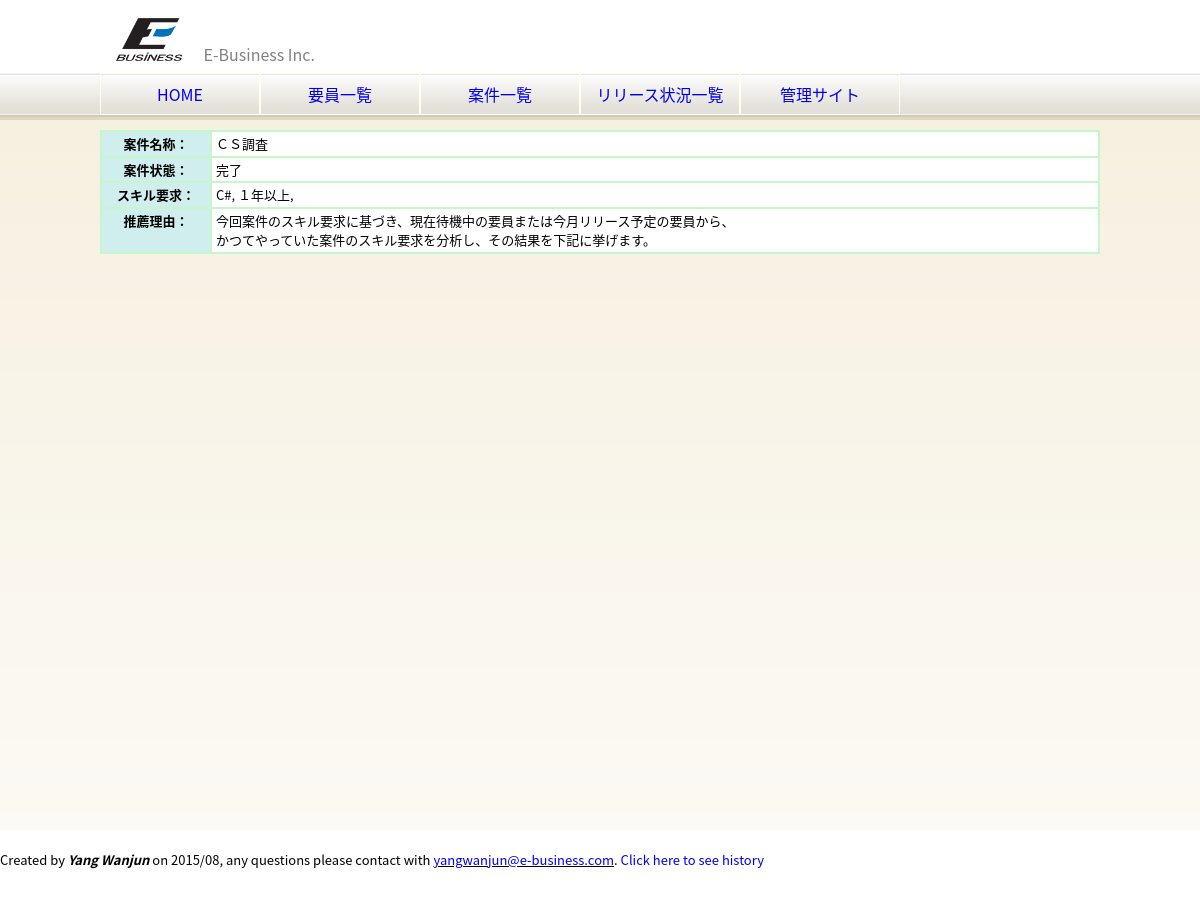
Screenshot of /eb/project/3/recommended_member.html with the database file from the repository.
### eb/models.py (models this page shows, shortened)
class Project(models.Model):
    name = models.CharField(blank=False, null=False, max_length=50, verbose_name=u"案件名称")
    description = models.TextField(blank=True, null=True, verbose_name=u"案件概要")
    skills = models.ManyToManyField(Skill, through='ProjectSkill', blank=True, null=True, verbose_name=u"スキル要求")
    start_date = models.DateField(blank=True, null=True, verbose_name=u"開始日")
    end_date = models.DateField(blank=True, null=True, verbose_name=u"終了日")
    address = models.CharField(blank=True, null=True, max_length=255, verbose_name=u"作業場所")
    status = models.IntegerField(choices=PROJECT_STATUS, verbose_name=u"ステータス")
    client = models.ForeignKey(Client, blank=True, null=True, verbose_name=u"関連会社")
    boss = models.ForeignKey(ClientMember, blank=True, null=True, related_name="boss_set", verbose_name=u"案件責任者")
    middleman = models.ForeignKey(ClientMember, blank=True, null=True,
                                  related_name="middleman_set", verbose_name=u"案件連絡者")
    salesperson = models.ForeignKey(Salesperson, blank=True, null=True, verbose_name=u"営業員")
    members = models.ManyToManyField(Member, through='ProjectMember', blank=True, null=True)
    class Meta:
        ordering = ['name']
        verbose_name = verbose_name_plural = u"案件"
    def get_recommended_members(self):
        members = []
        if self.status != 1:
            return members
        dict_skills = {}
        for skill in self.skills.all():
            dict_skills[skill.name] = self.get_members_by_skill_name(skill.name)
        return dict_skills

class ProjectSkill(models.Model):
    project = models.ForeignKey(Project, verbose_name=u"案件")
    skill = models.ForeignKey(Skill, verbose_name=u"スキル")
    period = models.IntegerField(blank=True, null=True, choices=SkillTime, verbose_name=u"経験年数")
    description = models.TextField(blank=True, null=True, verbose_name=u"備考")
    class Meta:
        verbose_name = verbose_name_plural = u"案件のスキル要求"

class Skill(models.Model):
    name = models.CharField(blank=False, null=False, max_length=30, verbose_name=u"名称")
    class Meta:
        ordering = ['name']
        verbose_name = verbose_name_plural = u"スキル"

### eb/views.py (the view)
# urls.py: url(r'^project/(?P<project_id>[^,/]+)/recommended_member.html$', views.recommended_member_list,
def recommended_member_list(request, project_id):
    project = Project.objects.get(pk=project_id)
    dict_skills = project.get_recommended_members()
    context = RequestContext(request, {
        'company': company,
        'title': u'%s - 推薦されるメンバーズ' % (project.name,),
        'project': project,
        'dict_skills': dict_skills,
    })
    template = loader.get_template('recommended_member.html')
    return HttpResponse(template.render(context))

### eb/templates/recommended_member.html (shortened to what this page needs)
{% extends "base.html" %}
{% block content %}
    <div>
        <table class="detail" cellpadding="0" cellspacing="0">
            <tr>
                <th style="width: 100px;">案件名称：</th>
                <td>{{ project.name }}</td>
            </tr>
            <tr>
                <th>案件状態：</th>
                <td>{{ project.get_status_display }}</td>
            </tr>
            <tr>
                <th>スキル要求：</th>
                <td>
                    {% for project_skill in project.projectskill_set.all %}
                        <div>{{ project_skill.skill.name }}, {{ project_skill.get_period_display }}, {{project_skill.description }}</div>
                    {% endfor %}
                </td>
            </tr>
            <tr>
                <th valign="top">推薦理由：</th>
                <td>今回案件のスキル要求に基づき、現在待機中の要員または今月リリース予定の要員から、<br/>
                    かつてやっていた案件のスキル要求を分析し、その結果を下記に挙げます。<br/>
                </td>
            </tr>
        </table>
    </div>
{% endblock %}

### static/css/base.css (style rules this page uses)
html { height: 100%; }
body { height: 100%; font-family: YouYuan, 'Noto Sans CJK JP', 'Noto Sans', 'Source Han Sans J', SourceHanSansJP, メイリオ, Meiryo, 游ゴシック, YuGothic, 'ヒラギノ角ゴ Pro W3', 'Hiragino Kaku Gothic Pro', sans-serif, msyh; }
* { margin: 0; padding: 0; line-height: 1.5; }

### static/css/section.css (style rules this page uses)
section table.detail { width: 100%; border: 1px solid rgb(198, 246, 204); }
section table.detail th, section table.detail td { border: 1px solid rgb(198, 246, 204); padding: 2px 4px; }
section table.detail th { background-color: #D1EEEE; }
section table.detail td { background-color: #fff; }

### rows the page displays
Project: name "ＣＳ調査", status "完了"
ProjectSkill: skill.name "C#", period "１年以上"
